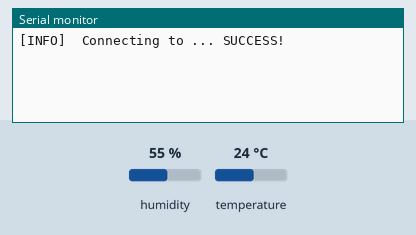
Bench run of a sketch on a simulated ESP32. On the bench: the last lines printed to the serial monitor. The inputs (shaded band) are chosen by the test bench; at power-on: humidity 55 %, temperature 24 °C. WiFi joins after 1.5 s; servers stay silent unless stated; no MQTT or app messages arrive unless stated; not simulated (calls return 0 or success): secrets.h; names the files do not define were given values by the test bench: SECRET_PORT = 80.

Above: at 2.7 s.
2.8 s: humidity set to 22 %
At 5.4 s:
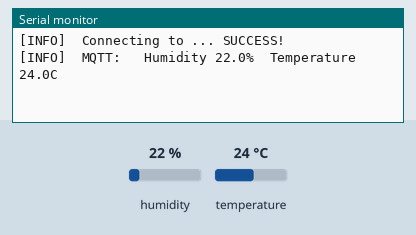
11.5 s: temperature set to 12 °C
At 15.4 s:
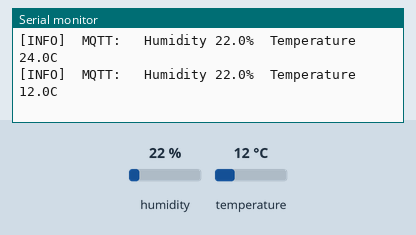
18.4 s: humidity set to 40 %
At 20.4 s:
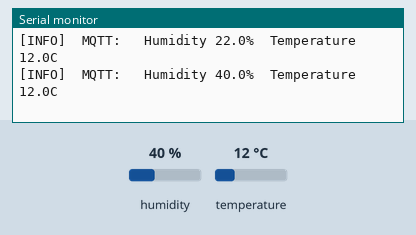

Measured:
- after the input at 2.8 s, the serial monitor: prints a new line after 2.3 s (image 1)
- after the input at 11.5 s, the serial monitor: prints a new line after 3.6 s (image 2)
- after the input at 18.4 s, the serial monitor: prints a new line after 1.7 s (image 3)

The sketch:

esp32_dht11.ino
```cpp
/*
  DHT11 ESP32 MQTT Sensor Node

  Sample temperature, humidity from DHT11 sensor and send over MQTT

  created 23 Sep 2022
  by Kyle Horton

  Repo: https://github.com/kylehorton33/sensor-network
*/

#include "secrets.h" // store senstive data in seperate file

#include <WiFi.h> // wireless internet connection
#include <PubSubClient.h> // MQTT client for publishing data to remote broker
#include <DHT.h> // access DHT sensor

// WiFi credentials
char wifi_ssid[] = SECRET_SSID;
char wifi_pass[] = SECRET_PASS;

// MQTT server credentials
IPAddress server(SECRET_SERVER);
int port = SECRET_PORT;
char mqtt_user[] = SECRET_MQTT_USER;
char mqtt_pass[] = SECRET_MQTT_PASS;
char mqtt_topic[] = SECRET_MQTT_TOPIC;

WiFiClient wifiClient;
PubSubClient mqttClient(wifiClient);

// define the interval (ms) between measurements
const long interval = 5000;
unsigned long previousMs = 0;

// define DHT11 sensor
int DHTPIN = 23;
DHT dht11(DHTPIN, DHT11);

// initialize variables to store temperature, humidity data
char temperature[12];
char temperature_topic[80];
char humidity[12];
char humidity_topic[80];

void setup() {
  Serial.begin(115200); // for console debugging
  ConnectToWiFi();
  dht11.begin(); // initialize sensor
  mqttClient.setServer(server, port); // set MQTT server
  CreateTopics();
}

void loop() {
  unsigned long currentMs = millis();
  // if >= interval time has passed since last measurement, sample data
  if(currentMs - previousMs >= interval) {
    if(WiFi.status() != WL_CONNECTED) { ConnectToWiFi(); }; // reconnect if disconnected
    previousMs = currentMs; // reset measurement time
    SampleDataSendMQTT();
  }
}

// connect to wireless network
void ConnectToWiFi() {
  WiFi.disconnect();
  Serial.print("[INFO]\tConnecting to " + String(wifi_ssid) + "...");
  WiFi.begin(wifi_ssid, wifi_pass);
  while(WiFi.waitForConnectResult() != WL_CONNECTED) {
    Serial.print(".");
    delay(2000);
  }
  Serial.println(" SUCCESS!");
}

// combine base topic with measurement "sub-topic"
void CreateTopics() {
  sprintf(temperature_topic, "%s%s", mqtt_topic, "temperature");
  sprintf(humidity_topic, "%s%s", mqtt_topic, "humidity");
}


// connect to mqtt broker
void SampleDataSendMQTT() {
  if(mqttClient.connect("dht11", mqtt_user, mqtt_pass)) {
    Serial.print("[INFO]\tMQTT: ");

    dtostrf(dht11.readHumidity(),2,1,humidity);
    dtostrf(dht11.readTemperature(),2,1,temperature);
    Serial.print("\tHumidity " + String(humidity) + "%");
    Serial.println("\tTemperature " + String(temperature) + "C");

    mqttClient.publish(humidity_topic, humidity);
    mqttClient.publish(temperature_topic, temperature);

  } else {
    Serial.print("[ERROR]\tMQTT ERROR: " + String(mqttClient.state()));
  }
}
```
